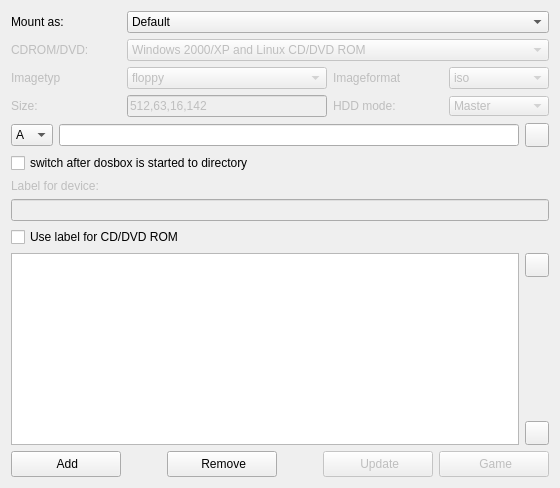
         <widget class="QWidget" name="tbAutoxecCfg" >
          <attribute name="title" >
           <string>Autoexec</string>
          </attribute>
          <layout class="QGridLayout" >
           <item row="0" column="0" colspan="2" >
            <layout class="QHBoxLayout" >
             <item>
              <widget class="QLabel" name="lblAutoexecDirectoryOption" >
               <property name="minimumSize" >
                <size>
                 <width>110</width>
                 <height>0</height>
                </size>
               </property>
               <property name="maximumSize" >
                <size>
                 <width>110</width>
                 <height>16777215</height>
                </size>
               </property>
               <property name="text" >
                <string>Mount as:</string>
               </property>
               <property name="buddy" >
                <cstring>cbxAutoexecDirectoryOption</cstring>
               </property>
              </widget>
             </item>
             <item>
              <widget class="QComboBox" name="cbxAutoexecDirectoryOption" >
               <item>
                <property name="text" >
                 <string>Default</string>
                </property>
               </item>
               <item>
                <property name="text" >
                 <string>CD/DVD ROM</string>
                </property>
               </item>
               <item>
                <property name="text" >
                 <string>Floppy</string>
                </property>
               </item>
               <item>
                <property name="text" >
                 <string>Image</string>
                </property>
               </item>
              </widget>
             </item>
            </layout>
           </item>
           <item row="1" column="0" colspan="2" >
            <layout class="QGridLayout" >
             <property name="leftMargin" >
              <number>0</number>
             </property>
             <property name="topMargin" >
              <number>0</number>
             </property>
             <property name="rightMargin" >
              <number>0</number>
             </property>
             <property name="bottomMargin" >
              <number>0</number>
             </property>
             <property name="horizontalSpacing" >
              <number>6</number>
             </property>
             <property name="verticalSpacing" >
              <number>6</number>
             </property>
             <item row="0" column="0" >
              <widget class="QLabel" name="lblAutoexecCDDVDROMOption" >
               <property name="enabled" >
                <bool>false</bool>
               </property>
               <property name="minimumSize" >
                <size>
                 <width>110</width>
                 <height>0</height>
                </size>
               </property>
               <property name="maximumSize" >
                <size>
                 <width>110</width>
                 <height>16777215</height>
                </size>
               </property>
               <property name="text" >
                <string>CDROM/DVD:</string>
               </property>
               <property name="buddy" >
                <cstring>cbxAutoexecCDDVDROMOption</cstring>
               </property>
              </widget>
             </item>
             <item row="0" column="1" >
              <widget class="QComboBox" name="cbxAutoexecCDDVDROMOption" >
               <property name="enabled" >
                <bool>false</bool>
               </property>
               <item>
                <property name="text" >
                 <string>Windows 2000/XP and Linux CD/DVD ROM</string>
                </property>
               </item>
               <item>
                <property name="text" >
                 <string>Windows 98 CD/DVD ROM</string>
                </property>
               </item>
              </widget>
             </item>
            </layout>
           </item>
           <item row="2" column="0" >
            <layout class="QHBoxLayout" >
             <item>
              <widget class="QLabel" name="lblAutoexecImageTyp" >
               <property name="enabled" >
                <bool>false</bool>
               </property>
               <property name="minimumSize" >
                <size>
                 <width>110</width>
                 <height>0</height>
                </size>
               </property>
               <property name="maximumSize" >
                <size>
                 <width>110</width>
                 <height>16777215</height>
                </size>
               </property>
               <property name="text" >
                <string>Imagetyp</string>
               </property>
               <property name="buddy" >
                <cstring>cbxAutoexecCDDVDROMOption</cstring>
               </property>
              </widget>
             </item>
             <item>
              <widget class="QComboBox" name="cbxAutoexecImageTyp" >
               <property name="enabled" >
                <bool>false</bool>
               </property>
               <item>
                <property name="text" >
                 <string>floppy</string>
                </property>
               </item>
               <item>
                <property name="text" >
                 <string>iso</string>
                </property>
               </item>
               <item>
                <property name="text" >
                 <string>hdd</string>
                </property>
               </item>
              </widget>
             </item>
            </layout>
           </item>
           <item row="2" column="1" >
            <layout class="QHBoxLayout" >
             <item>
              <widget class="QLabel" name="lblAutoexecImageFormat" >
               <property name="enabled" >
                <bool>false</bool>
               </property>
               <property name="minimumSize" >
                <size>
                 <width>110</width>
                 <height>0</height>
                </size>
               </property>
               <property name="maximumSize" >
                <size>
                 <width>110</width>
                 <height>16777215</height>
                </size>
               </property>
               <property name="text" >
                <string>Imageformat</string>
               </property>
               <property name="buddy" >
                <cstring>cbxAutoexecCDDVDROMOption</cstring>
               </property>
              </widget>
             </item>
             <item>
              <widget class="QComboBox" name="cbxAutoexecImageFormat" >
               <property name="enabled" >
                <bool>false</bool>
               </property>
               <item>
                <property name="text" >
                 <string>iso</string>
                </property>
               </item>
               <item>
                <property name="text" >
                 <string>fat</string>
                </property>
               </item>
               <item>
                <property name="text" >
                 <string>none</string>
                </property>
               </item>
              </widget>
             </item>
            </layout>
           </item>
           <item row="3" column="0" >
            <layout class="QHBoxLayout" >
             <item>
              <widget class="QLabel" name="lblAutoexecImageSize" >
               <property name="enabled" >
                <bool>false</bool>
               </property>
               <property name="minimumSize" >
                <size>
                 <width>110</width>
                 <height>0</height>
                </size>
               </property>
               <property name="maximumSize" >
                <size>
                 <width>110</width>
                 <height>16777215</height>
                </size>
               </property>
               <property name="text" >
                <string>Size:</string>
               </property>
               <property name="buddy" >
                <cstring>cbxAutoexecCDDVDROMOption</cstring>
               </property>
              </widget>
             </item>
             <item>
              <widget class="QLineEdit" name="LEImageSize" >
               <property name="enabled" >
                <bool>false</bool>
               </property>
               <property name="toolTip" >
                <string>sectorsbytesize, sectorsperhead, heads, cylinders</string>
               </property>
               <property name="statusTip" >
                <string>sectorsbytesize, sectorsperhead, heads, cylinders</string>
               </property>
               <property name="whatsThis" >
                <string>sectorsbytesize, sectorsperhead, heads, cylinders</string>
               </property>
               <property name="text" >
                <string>512,63,16,142</string>
               </property>
              </widget>
             </item>
            </layout>
           </item>
           <item row="3" column="1" >
            <layout class="QHBoxLayout" >
             <item>
              <widget class="QLabel" name="lblAutoexecImageHddMode" >
               <property name="enabled" >
                <bool>false</bool>
               </property>
               <property name="minimumSize" >
                <size>
                 <width>110</width>
                 <height>0</height>
                </size>
               </property>
               <property name="maximumSize" >
                <size>
                 <width>110</width>
                 <height>16777215</height>
                </size>
               </property>
               <property name="text" >
                <string>HDD mode:</string>
               </property>
               <property name="buddy" >
                <cstring>cbxAutoexecCDDVDROMOption</cstring>
               </property>
              </widget>
             </item>
             <item>
              <widget class="QComboBox" name="cbxAutoexecImageHddMode" >
               <property name="enabled" >
                <bool>false</bool>
               </property>
               <property name="minimumSize" >
                <size>
                 <width>100</width>
                 <height>20</height>
                </size>
               </property>
               <property name="maximumSize" >
                <size>
                 <width>100</width>
                 <height>20</height>
                </size>
               </property>
               <item>
                <property name="text" >
                 <string>Master</string>
                </property>
               </item>
               <item>
                <property name="text" >
                 <string>Slave</string>
                </property>
               </item>
              </widget>
             </item>
            </layout>
           </item>
           <item row="4" column="0" colspan="2" >
            <layout class="QGridLayout" >
             <property name="leftMargin" >
              <number>0</number>
             </property>
             <property name="topMargin" >
              <number>0</number>
             </property>
             <property name="rightMargin" >
              <number>0</number>
             </property>
             <property name="bottomMargin" >
              <number>0</number>
             </property>
             <property name="horizontalSpacing" >
              <number>6</number>
             </property>
             <property name="verticalSpacing" >
              <number>6</number>
             </property>
             <item row="1" column="0" >
              <widget class="QCheckBox" name="chkBoxSwitchDir" >
               <property name="text" >
                <string>switch after dosbox is started to directory</string>
               </property>
              </widget>
             </item>
             <item row="0" column="0" >
              <layout class="QGridLayout" >
               <property name="leftMargin" >
                <number>0</number>
               </property>
               <property name="topMargin" >
                <number>0</number>
               </property>
               <property name="rightMargin" >
                <number>0</number>
               </property>
               <property name="bottomMargin" >
                <number>0</number>
               </property>
               <property name="horizontalSpacing" >
                <number>6</number>
               </property>
               <property name="verticalSpacing" >
                <number>6</number>
               </property>
               <item row="0" column="2" >
                <widget class="QPushButton" name="btnAutoexecDrive" >
                 <property name="minimumSize" >
                  <size>
                   <width>24</width>
                   <height>24</height>
                  </size>
                 </property>
                 <property name="maximumSize" >
                  <size>
                   <width>24</width>
                   <height>24</height>
                  </size>
                 </property>
                 <property name="icon" >
                  <iconset resource="../res/dboxfe.qrc" >:/pics/images/folder-open_16.png</iconset>
                 </property>
                </widget>
               </item>
               <item row="0" column="0" >
                <widget class="QComboBox" name="cbxDrive" >
                 <item>
                  <property name="text" >
                   <string>A</string>
                  </property>
                 </item>
                 <item>
                  <property name="text" >
                   <string>C</string>
                  </property>
                 </item>
                 <item>
                  <property name="text" >
                   <string>D</string>
                  </property>
                 </item>
                 <item>
                  <property name="text" >
                   <string>E</string>
                  </property>
                 </item>
                 <item>
                  <property name="text" >
                   <string>F</string>
                  </property>
                 </item>
                 <item>
                  <property name="text" >
                   <string>G</string>
                  </property>
                 </item>
                 <item>
                  <property name="text" >
                   <string>H</string>
                  </property>
                 </item>
                 <item>
                  <property name="text" >
                   <string>I</string>
                  </property>
                 </item>
                 <item>
                  <property name="text" >
                   <string>J</string>
                  </property>
                 </item>
                 <item>
                  <property name="text" >
                   <string>K</string>
                  </property>
                 </item>
                 <item>
                  <property name="text" >
                   <string>L</string>
                  </property>
                 </item>
                 <item>
                  <property name="text" >
                   <string>M</string>
                  </property>
                 </item>
                 <item>
                  <property name="text" >
                   <string>N</string>
                  </property>
                 </item>
                 <item>
                  <property name="text" >
                   <string>O</string>
                  </property>
                 </item>
                 <item>
                  <property name="text" >
                   <string>P</string>
                  </property>
                 </item>
                 <item>
                  <property name="text" >
                   <string>Q</string>
                  </property>
                 </item>
                 <item>
                  <property name="text" >
                   <string>R</string>
                  </property>
                 </item>
                 <item>
                  <property name="text" >
                   <string>S</string>
                  </property>
                 </item>
                 <item>
                  <property name="text" >
                   <string>T</string>
                  </property>
                 </item>
                 <item>
                  <property name="text" >
                   <string>U</string>
                  </property>
                 </item>
                 <item>
                  <property name="text" >
                   <string>V</string>
                  </property>
                 </item>
                 <item>
                  <property name="text" >
                   <string>W</string>
                  </property>
                 </item>
                 <item>
                  <property name="text" >
                   <string>X</string>
                  </property>
                 </item>
                 <item>
                  <property name="text" >
                   <string>Y</string>
                  </property>
                 </item>
                </widget>
               </item>
               <item row="0" column="1" >
                <widget class="QLineEdit" name="LEDrives" >
                 <property name="text" >
                  <string/>
                 </property>
                </widget>
               </item>
              </layout>
             </item>
            </layout>
           </item>
           <item row="5" column="0" colspan="2" >
            <layout class="QGridLayout" >
             <property name="leftMargin" >
              <number>0</number>
             </property>
             <property name="topMargin" >
              <number>0</number>
             </property>
             <property name="rightMargin" >
              <number>0</number>
             </property>
             <property name="bottomMargin" >
              <number>0</number>
             </property>
             <property name="horizontalSpacing" >
              <number>6</number>
             </property>
             <property name="verticalSpacing" >
              <number>6</number>
             </property>
             <item row="2" column="0" >
              <widget class="QCheckBox" name="chkBoxLabelCDDVD" >
               <property name="text" >
                <string>Use label for CD/DVD ROM</string>
               </property>
              </widget>
             </item>
             <item row="0" column="0" >
              <widget class="QLabel" name="lblDeviceName" >
               <property name="enabled" >
                <bool>false</bool>
               </property>
               <property name="minimumSize" >
                <size>
                 <width>110</width>
                 <height>0</height>
                </size>
               </property>
               <property name="maximumSize" >
                <size>
                 <width>110</width>
                 <height>16777215</height>
                </size>
               </property>
               <property name="text" >
                <string>Label for device:</string>
               </property>
               <property name="buddy" >
                <cstring>LEDeviceLabel</cstring>
               </property>
              </widget>
             </item>
             <item row="1" column="0" >
              <widget class="QLineEdit" name="LEDeviceLabel" >
               <property name="enabled" >
                <bool>false</bool>
               </property>
              </widget>
             </item>
            </layout>
           </item>
           <item row="6" column="0" colspan="2" >
            <layout class="QGridLayout" >
             <item row="0" column="0" >
              <widget class="QListWidget" name="lwAutoexec" />
             </item>
             <item row="0" column="1" >
              <layout class="QGridLayout" >
               <property name="leftMargin" >
                <number>0</number>
               </property>
               <property name="topMargin" >
                <number>0</number>
               </property>
               <property name="rightMargin" >
                <number>0</number>
               </property>
               <property name="bottomMargin" >
                <number>0</number>
               </property>
               <property name="horizontalSpacing" >
                <number>6</number>
               </property>
               <property name="verticalSpacing" >
                <number>6</number>
               </property>
               <item row="1" column="0" >
                <spacer>
                 <property name="orientation" >
                  <enum>Qt::Vertical</enum>
                 </property>
                 <property name="sizeHint" >
                  <size>
                   <width>20</width>
                   <height>40</height>
                  </size>
                 </property>
                </spacer>
               </item>
               <item row="2" column="0" >
                <widget class="QPushButton" name="btnAutoexecDown" >
                 <property name="minimumSize" >
                  <size>
                   <width>24</width>
                   <height>24</height>
                  </size>
                 </property>
                 <property name="maximumSize" >
                  <size>
                   <width>24</width>
                   <height>24</height>
                  </size>
                 </property>
                 <property name="text" >
                  <string/>
                 </property>
                 <property name="icon" >
                  <iconset resource="../res/dboxfe.qrc" >:/pics/images/arrow-down_16.png</iconset>
                 </property>
                </widget>
               </item>
               <item row="0" column="0" >
                <widget class="QPushButton" name="btnAutoexecUp" >
                 <property name="minimumSize" >
                  <size>
                   <width>24</width>
                   <height>24</height>
                  </size>
                 </property>
                 <property name="maximumSize" >
                  <size>
                   <width>24</width>
                   <height>24</height>
                  </size>
                 </property>
                 <property name="text" >
                  <string/>
                 </property>
                 <property name="icon" >
                  <iconset resource="../res/dboxfe.qrc" >:/pics/images/arrow-up_16.png</iconset>
                 </property>
                </widget>
               </item>
              </layout>
             </item>
            </layout>
           </item>
           <item row="7" column="0" colspan="2" >
            <layout class="QHBoxLayout" >
             <property name="spacing" >
              <number>6</number>
             </property>
             <property name="leftMargin" >
              <number>0</number>
             </property>
             <property name="topMargin" >
              <number>0</number>
             </property>
             <property name="rightMargin" >
              <number>0</number>
             </property>
             <property name="bottomMargin" >
              <number>0</number>
             </property>
             <item>
              <widget class="QPushButton" name="btnAutoexecAdd" >
               <property name="minimumSize" >
                <size>
                 <width>110</width>
                 <height>26</height>
                </size>
               </property>
               <property name="maximumSize" >
                <size>
                 <width>110</width>
                 <height>26</height>
                </size>
               </property>
               <property name="text" >
                <string> Add</string>
               </property>
               <property name="icon" >
                <iconset resource="../res/dboxfe.qrc" >:/pics/images/add_16.png</iconset>
               </property>
               <property name="flat" >
                <bool>false</bool>
               </property>
              </widget>
             </item>
             <item>
              <spacer>
               <property name="orientation" >
                <enum>Qt::Horizontal</enum>
               </property>
               <property name="sizeHint" >
                <size>
                 <width>40</width>
                 <height>20</height>
                </size>
               </property>
              </spacer>
             </item>
             <item>
              <widget class="QPushButton" name="btnAutoexecRemove" >
               <property name="minimumSize" >
                <size>
                 <width>110</width>
                 <height>26</height>
                </size>
               </property>
               <property name="maximumSize" >
                <size>
                 <width>110</width>
                 <height>26</height>
                </size>
               </property>
               <property name="text" >
                <string> Remove</string>
               </property>
               <property name="icon" >
                <iconset resource="../res/dboxfe.qrc" >:/pics/images/delete_16.png</iconset>
               </property>
              </widget>
             </item>
             <item>
              <spacer>
               <property name="orientation" >
                <enum>Qt::Horizontal</enum>
               </property>
               <property name="sizeHint" >
                <size>
                 <width>40</width>
                 <height>20</height>
                </size>
               </property>
              </spacer>
             </item>
             <item>
              <widget class="QPushButton" name="btnAutoexecUpdate" >
               <property name="enabled" >
                <bool>false</bool>
               </property>
               <property name="minimumSize" >
                <size>
                 <width>110</width>
                 <height>26</height>
                </size>
               </property>
               <property name="maximumSize" >
                <size>
                 <width>110</width>
                 <height>26</height>
                </size>
               </property>
               <property name="text" >
                <string> Update</string>
               </property>
               <property name="icon" >
                <iconset resource="../res/dboxfe.qrc" >:/pics/images/undo_16.png</iconset>
               </property>
              </widget>
             </item>
             <item>
              <widget class="QPushButton" name="btnGame" >
               <property name="enabled" >
                <bool>false</bool>
               </property>
               <property name="minimumSize" >
                <size>
                 <width>110</width>
                 <height>26</height>
                </size>
               </property>
               <property name="maximumSize" >
                <size>
                 <width>110</width>
                 <height>26</height>
                </size>
               </property>
               <property name="text" >
                <string> Game</string>
               </property>
               <property name="icon" >
                <iconset resource="../res/dboxfe.qrc" >:/pics/images/disc-media_16.png</iconset>
               </property>
              </widget>
             </item>
            </layout>
           </item>
          </layout>
         </widget>
